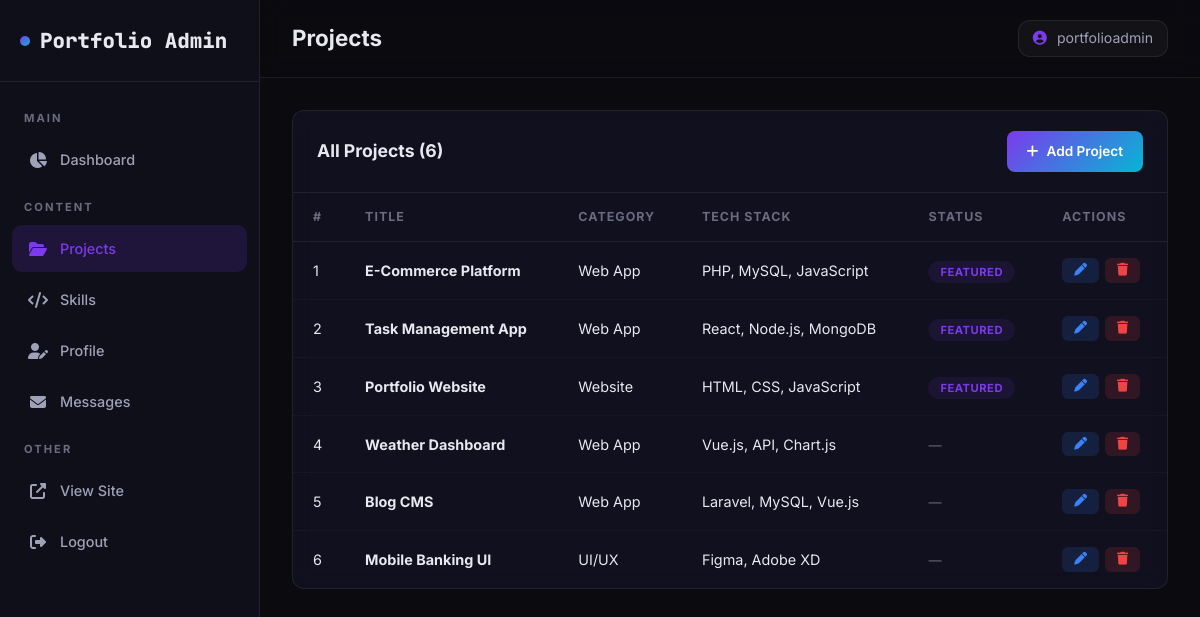
The page /admin/projects.php (signed in) on the database its author committed.
### tables this page shows
CREATE TABLE IF NOT EXISTS projects (
    id INT AUTO_INCREMENT PRIMARY KEY,
    title VARCHAR(200) NOT NULL,
    description TEXT,
    image VARCHAR(255),
    category VARCHAR(50),
    tech_stack VARCHAR(255),
    link VARCHAR(255),
    github_link VARCHAR(255),
    is_featured TINYINT(1) DEFAULT 0,
    created_at TIMESTAMP DEFAULT CURRENT_TIMESTAMP
);

### config/auth.php (called while the page is built, shortened)
<?php
function generateCSRFToken() {
    return $_SESSION['csrf_token'];
}

### admin/projects.php (the view, shortened to what this page needs)
<?php
require_once '../config/auth.php';
$db = getDB();
$action = $_GET['action'] ?? 'list';
$editProject = null;
$projects = $db->query("SELECT * FROM projects ORDER BY created_at DESC")->fetchAll();
require_once 'includes/header.php';
?>
<?php if ($action === 'add' || $action === 'edit'): ?>
<div class="admin-form-card">
    <h3><i class="fas fa-<?= $action === 'edit' ? 'pen' : 'plus' ?>"></i> <?= $action === 'edit' ? 'Edit' : 'Add New' ?> Project</h3>
    <form method="POST">
        <?= csrfField() ?>
        <?php if ($editProject): ?>
        <input type="hidden" name="id" value="<?= $editProject['id'] ?>">
        <?php endif; ?>
        <div class="form-row">
            <div class="form-group">
                <label for="title">Project Title *</label>
                <input type="text" name="title" id="title" class="form-control" required
                       value="<?= htmlspecialchars($editProject['title'] ?? '') ?>">
            </div>
            <div class="form-group">
                <label for="category">Category</label>
                <select name="category" id="category" class="form-control">
                    <option value="Web App" <?= ($editProject['category'] ?? '') === 'Web App' ? 'selected' : '' ?>>Web App</option>
                    <option value="Website" <?= ($editProject['category'] ?? '') === 'Website' ? 'selected' : '' ?>>Website</option>
                    <option value="Mobile App" <?= ($editProject['category'] ?? '') === 'Mobile App' ? 'selected' : '' ?>>Mobile App</option>
                    <option value="UI/UX" <?= ($editProject['category'] ?? '') === 'UI/UX' ? 'selected' : '' ?>>UI/UX</option>
                    <option value="Other" <?= ($editProject['category'] ?? '') === 'Other' ? 'selected' : '' ?>>Other</option>
                </select>
            </div>
        </div>
        <div class="form-group">
            <label for="description">Description</label>
            <textarea name="description" id="description" class="form-control" rows="4"><?= htmlspecialchars($editProject['description'] ?? '') ?></textarea>
        </div>
        <div class="form-group">
            <label for="tech_stack">Tech Stack (comma separated)</label>
            <input type="text" name="tech_stack" id="tech_stack" class="form-control"
                   placeholder="e.g. PHP, MySQL, JavaScript"
                   value="<?= htmlspecialchars($editProject['tech_stack'] ?? '') ?>">
        </div>
        <div class="form-row">
            <div class="form-group">
                <label for="link">Live Demo Link</label>
                <input type="url" name="link" id="link" class="form-control" placeholder="https://..."
                       value="<?= htmlspecialchars($editProject['link'] ?? '') ?>">
            </div>
            <div class="form-group">
                <label for="github_link">GitHub Link</label>
                <input type="url" name="github_link" id="github_link" class="form-control" placeholder="https://..."
                       value="<?= htmlspecialchars($editProject['github_link'] ?? '') ?>">
            </div>
        </div>
        <div class="form-group">
            <label style="display: flex; align-items: center; gap: 10px; cursor: pointer;">
                <input type="checkbox" name="is_featured" value="1"
                       <?= ($editProject['is_featured'] ?? 0) ? 'checked' : '' ?>
                       style="width: 18px; height: 18px; accent-color: var(--admin-accent);">
                Featured Project
            </label>
        </div>
        <div style="display: flex; gap: 12px; margin-top: 8px;">
            <button type="submit" class="btn-admin btn-admin-primary">
                <i class="fas fa-save"></i> <?= $action === 'edit' ? 'Update' : 'Add' ?> Project
            </button>
            <a href="projects.php" class="btn-admin btn-cancel">Cancel</a>
        </div>
    </form>
</div>
<?php else: ?>
<div class="admin-table-wrapper">
    <div class="table-header">
        <h3>All Projects (<?= count($projects) ?>)</h3>
        <a href="projects.php?action=add" class="btn-admin btn-admin-primary">
            <i class="fas fa-plus"></i> Add Project
        </a>
    </div>
    <?php if (empty($projects)): ?>
    <div class="empty-state">
        <i class="fas fa-folder-open"></i>
        <h3>No projects yet</h3>
        <p>Click "Add Project" to create your first project.</p>
    </div>
    <?php else: ?>
    <table class="admin-table">
        <thead>
            <tr>
                <th>#</th>
                <th>Title</th>
                <th>Category</th>
                <th>Tech Stack</th>
                <th>Status</th>
                <th>Actions</th>
            </tr>
        </thead>
        <tbody>
            <?php foreach ($projects as $i => $proj): ?>
            <tr>
                <td><?= $i + 1 ?></td>
                <td><strong><?= htmlspecialchars($proj['title']) ?></strong></td>
                <td><?= htmlspecialchars($proj['category']) ?></td>
                <td><?= htmlspecialchars($proj['tech_stack']) ?></td>
                <td>
                    <?php if ($proj['is_featured']): ?>
                    <span class="status-badge featured">Featured</span>
                    <?php else: ?>
                    <span style="color: var(--admin-text-muted); font-size: 0.82rem;">—</span>
                    <?php endif; ?>
                </td>
                <td>
                    <div class="action-buttons">
                        <a href="projects.php?action=edit&id=<?= $proj['id'] ?>" class="btn-admin btn-admin-sm btn-edit"><i class="fas fa-pen"></i></a>
                        <button onclick="confirmDelete('projects.php?action=delete&id=<?= $proj['id'] ?>&token=<?= htmlspecialchars(generateCSRFToken()) ?>')" class="btn-admin btn-admin-sm btn-delete"><i class="fas fa-trash"></i></button>
                    </div>
                </td>
            </tr>
            <?php endforeach; ?>
        </tbody>
    </table>
    <?php endif; ?>
</div>
<?php endif; ?>
<?php require_once 'includes/footer.php'; ?>

### admin/includes/header.php (shortened to what this page needs)
<?php
$currentPage = basename($_SERVER['PHP_SELF'], '.php');
?>
<!DOCTYPE html>
<html lang="id">
<head>
    <link rel="stylesheet" href="https://cdnjs.cloudflare.com/ajax/libs/font-awesome/6.5.0/css/all.min.css">
    <link rel="stylesheet" href="../assets/css/admin.css">
</head>
<body>
    <div class="admin-layout">
        <aside class="admin-sidebar" id="admin-sidebar">
            <div class="sidebar-header">
                <a href="dashboard.php" class="sidebar-logo">
                    <span class="logo-dot"></span>
                    Portfolio Admin
                </a>
            </div>
            <nav class="sidebar-nav">
                <div class="nav-label">Main</div>
                <a href="dashboard.php" class="sidebar-link <?= $currentPage === 'dashboard' ? 'active' : '' ?>">
                    <i class="fas fa-chart-pie"></i>
                    <span>Dashboard</span>
                </a>
                <div class="nav-label">Content</div>
                <a href="projects.php" class="sidebar-link <?= $currentPage === 'projects' ? 'active' : '' ?>">
                    <i class="fas fa-folder-open"></i>
                    <span>Projects</span>
                </a>
                <a href="skills.php" class="sidebar-link <?= $currentPage === 'skills' ? 'active' : '' ?>">
                    <i class="fas fa-code"></i>
                    <span>Skills</span>
                </a>
                <a href="profile.php" class="sidebar-link <?= $currentPage === 'profile' ? 'active' : '' ?>">
                    <i class="fas fa-user-edit"></i>
                    <span>Profile</span>
                </a>
                <a href="messages.php" class="sidebar-link <?= $currentPage === 'messages' ? 'active' : '' ?>">
                    <i class="fas fa-envelope"></i>
                    <span>Messages</span>
                </a>
                <div class="nav-label">Other</div>
                <a href="../index.php" class="sidebar-link" target="_blank">
                    <i class="fas fa-external-link-alt"></i>
                    <span>View Site</span>
                </a>
                <a href="logout.php" class="sidebar-link">
                    <i class="fas fa-sign-out-alt"></i>
                    <span>Logout</span>
                </a>
            </nav>
        </aside>
        <main class="admin-main">
            <header class="admin-header">
                <h2><?= ADMIN_PAGE ?></h2>
                <div class="header-actions">
                    <div class="header-user">
                        <i class="fas fa-user-circle"></i>
                        <span><?= htmlspecialchars($_SESSION['admin_username'] ?? 'Admin') ?></span>
                    </div>
                </div>
            </header>
            <div class="admin-content">

### admin/includes/footer.php (shortened to what this page needs)
            </div>
        </main>
    </div>
</body>
</html>

### assets/css/admin.css (style rules this page uses)
:root { --admin-bg: #0a0a0f; --admin-sidebar: #0f0f1a; --admin-card: rgba(20, 20, 40, 0.6); --admin-border: rgba(255, 255, 255, 0.08); --admin-text: #e8e8f0; --admin-text-secondary: #a0a0b8; --admin-text-muted: #6b6b80; --admin-accent: #7c3aed; --admin-accent-hover: #8b5cf6; --admin-gradient: linear-gradient(135deg, #7c3aed, #06b6d4); --admin-success: #10b981; --admin-danger: #ef4444; --admin-warning: #f59e0b; --admin-info: #3b82f6; --admin-radius: 12px; --admin-transition: 0.3s ease; }
* { margin: 0; padding: 0; box-sizing: border-box; }
body { font-family: 'Inter', -apple-system, BlinkMacSystemFont, sans-serif; background: var(--admin-bg); color: var(--admin-text); line-height: 1.6; -webkit-font-smoothing: antialiased; }
a { text-decoration: none; color: inherit; }
.admin-layout { display: flex; min-height: 100vh; }
.admin-sidebar { width: 260px; background: var(--admin-sidebar); border-right: 1px solid var(--admin-border); position: fixed; top: 0; left: 0; height: 100vh; overflow-y: auto; z-index: 100; transition: var(--admin-transition); }
.sidebar-header { padding: 24px 20px; border-bottom: 1px solid var(--admin-border); }
.sidebar-logo { font-size: 1.3rem; font-weight: 800; font-family: 'JetBrains Mono', monospace; display: flex; align-items: center; gap: 10px; }
.sidebar-logo .logo-dot { width: 10px; height: 10px; background: var(--admin-gradient); border-radius: 50%; display: inline-block; }
.sidebar-nav { padding: 16px 12px; }
.nav-label { font-size: 0.7rem; font-weight: 700; color: var(--admin-text-muted); text-transform: uppercase; letter-spacing: 2px; padding: 12px 12px 8px; }
.sidebar-link { display: flex; align-items: center; gap: 12px; padding: 12px 16px; font-size: 0.9rem; font-weight: 500; color: var(--admin-text-secondary); border-radius: 10px; margin-bottom: 4px; transition: var(--admin-transition); }
.sidebar-link i { width: 20px; text-align: center; font-size: 1rem; }
.sidebar-link.active { background: rgba(124, 58, 237, 0.15); color: var(--admin-accent); }
.admin-main { flex: 1; margin-left: 260px; }
.admin-header { padding: 20px 32px; border-bottom: 1px solid var(--admin-border); display: flex; justify-content: space-between; align-items: center; background: rgba(10, 10, 15, 0.8); backdrop-filter: blur(10px); position: sticky; top: 0; z-index: 50; }
.admin-header h2 { font-size: 1.4rem; font-weight: 700; }
.header-actions { display: flex; align-items: center; gap: 16px; }
.header-user { display: flex; align-items: center; gap: 10px; padding: 6px 14px; background: rgba(255, 255, 255, 0.04); border: 1px solid var(--admin-border); border-radius: var(--admin-radius); font-size: 0.88rem; color: var(--admin-text-secondary); }
.header-user i { color: var(--admin-accent); }
.admin-content { padding: 32px; }
.admin-table-wrapper { background: var(--admin-card); border: 1px solid var(--admin-border); border-radius: var(--admin-radius); overflow: hidden; backdrop-filter: blur(10px); }
.table-header { display: flex; justify-content: space-between; align-items: center; padding: 20px 24px; border-bottom: 1px solid var(--admin-border); }
.table-header h3 { font-size: 1.1rem; font-weight: 700; }
.admin-table { width: 100%; border-collapse: collapse; }
.admin-table th { padding: 14px 20px; text-align: left; font-size: 0.78rem; font-weight: 700; color: var(--admin-text-muted); text-transform: uppercase; letter-spacing: 1px; border-bottom: 1px solid var(--admin-border); }
.admin-table td { padding: 16px 20px; font-size: 0.9rem; border-bottom: 1px solid rgba(255, 255, 255, 0.03); }
.admin-table tr:last-child td { border-bottom: none; }
.btn-admin { display: inline-flex; align-items: center; gap: 8px; padding: 10px 20px; font-family: inherit; font-size: 0.85rem; font-weight: 600; border: none; border-radius: 8px; cursor: pointer; transition: var(--admin-transition); }
.btn-admin-primary { background: var(--admin-gradient); color: #fff; }
.btn-admin-sm { padding: 6px 12px; font-size: 0.8rem; border-radius: 6px; }
.btn-edit { background: rgba(59, 130, 246, 0.15); color: var(--admin-info); }
.btn-delete { background: rgba(239, 68, 68, 0.15); color: var(--admin-danger); }
.action-buttons { display: flex; gap: 6px; }
.status-badge { padding: 4px 12px; font-size: 0.7rem; font-weight: 700; border-radius: 20px; text-transform: uppercase; letter-spacing: 0.5px; }
.status-badge.featured { background: rgba(124, 58, 237, 0.1); color: var(--admin-accent); }

### rows shown on the page
projects: title "E-Commerce Platform", category "Web App", tech_stack "PHP, MySQL, JavaScript", is_featured "FEATURED"
projects: title "Task Management App", category "Web App", tech_stack "React, Node.js, MongoDB", is_featured "FEATURED"
projects: title "Portfolio Website", category "Website", tech_stack "HTML, CSS, JavaScript", is_featured "FEATURED"
projects: title "Weather Dashboard", category "Web App", tech_stack "Vue.js, API, Chart.js"
projects: title "Blog CMS", category "Web App", tech_stack "Laravel, MySQL, Vue.js"
projects: title "Mobile Banking UI", category "UI/UX", tech_stack "Figma, Adobe XD"

### other values the page prints
ADMIN_PAGE "Projects"
$_SESSION['admin_username'] "portfolioadmin"
count($projects) "6"
